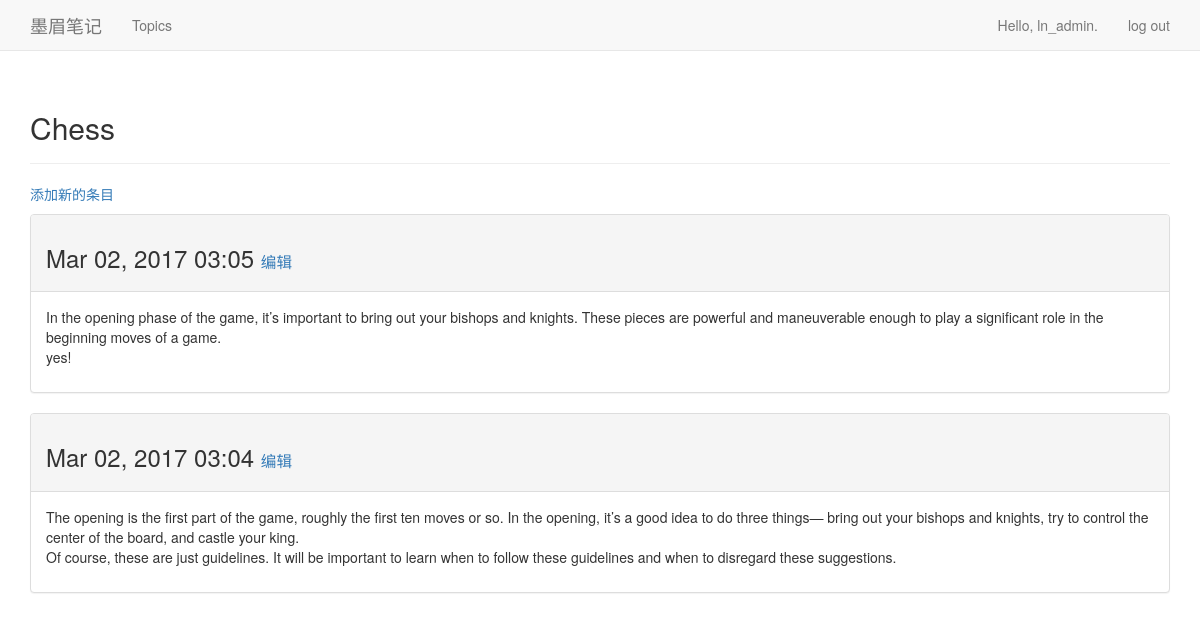
The page /topics/1/ (signed in) on the database its author committed.
### learning_notes/models.py (models this page shows, shortened)
class Topic(models.Model):
    text = models.CharField(max_length=200)
    date_added = models.DateTimeField(auto_now_add=True)
    owner = models.ForeignKey(User)
    def __str__(self):
        return self.text

class Entry(models.Model):
    topic = models.ForeignKey(Topic)
    text = models.TextField()
    date_added = models.DateTimeField(auto_now_add=True)
    class Meta:
        verbose_name_plural = 'entries'

### learning_notes/views.py (the view)
# urls.py: url(r'^topics/(?P<topic_id>\d+)/$', views.topic, name='topic'),
@login_required
def topic(request, topic_id):
    topic = Topic.objects.get(id=topic_id)
    check_topic_owner(request, topic)
    entries = topic.entry_set.order_by('-date_added')
    contex = {'topic': topic, 'entries': entries}
    return render(request, 'learning_notes/topic.html', contex)

### learning_notes/views.py (called while the page is built)
def check_topic_owner(request, topic):
    if topic.owner != request.user:
        raise Http404

### learning_notes/templates/learning_notes/topic.html
{% extends 'learning_notes/base.html' %}
{% block header %}
  <h2>{{ topic }}</h2>
{% endblock header %}
{% block content %}
  <p>
    <a href="{% url 'learning_notes:new_entry' topic.id %}">添加新的条目</a>
  </p>
  {% for entry in entries %}
  <div class="panel panel-default">
    <div class="panel-heading">
      <h3>
        {{ entry.date_added|date:'M d, Y H:i' }}
        <small>
          <a href="{% url 'learning_notes:edit_entry' entry.id %}">编辑</a>
        </small>
      </h3>
    </div>
    <div class="panel-body">
      {{ entry.text|linebreaks }}
    </div>
  </div>
  {% empty %}
    There are no entries for this topic yet.
  {% endfor %}
{% endblock content %}

### learning_notes/templates/learning_notes/base.html (shortened to what this page needs)
{% load bootstrap3 %}
<!DOCTYPE html>
<html lang="en">
  <head>
    {% bootstrap_css %}
  </head>
  <body>
    <nav class="navbar navbar-default navbar-static-top">
      <div class="container">
          <div class="navbar-header">
            <a class="navbar-brand" href="{% url 'learning_notes:index' %}">墨眉笔记</a>
          </div>
          <div id="navbar" class="navbar-collapse collapse">
            <ul class="nav navbar-nav">
              <li><a href="{% url 'learning_notes:topics' %}">Topics</a></li>
            </ul>
            <ul class="nav navbar-nav navbar-right">
              {% if user.is_authenticated %}
                <li><a>Hello, {{ user.username }}.</a></li>
                <li><a href="{% url 'users:logout' %}">log out</a></li>
              {% else %}
                <li><a href="{% url 'users:register' %}">register</a></li>
                <li><a href="{% url 'users:login' %}">login in</a></li>
              {% endif %}
            </ul>
          </div>
      </div>
    </nav>
    <div class="container">
      <div class="page-header">
        {% block header %}{% endblock header %}
      </div>
      <div>
        {% block content %}{% endblock content %}
      </div>
    </div>
  </body>
</html>

### rows shown on the page
Topic: text "Chess"
Entry: date_added "Mar 02, 2017 03:05", text "In the opening phase of the game, it’s important to bring out your bishops and knights. These pieces are powerful and maneuverable enough to play a significant role in the beginning moves of a game. yes!"
Entry: date_added "Mar 02, 2017 03:04", text "The opening is the first part of the game, roughly the first ten moves or so. In the opening, it’s a good idea to do three things— bring out your bishops and knights, try to control the center of the board, and castle your king. Of course, these are just guidelines. It will be important to learn when to follow these guidelines and when to disregard these suggestions."

### other values the page prints
{{ user.username }} "ln_admin"
